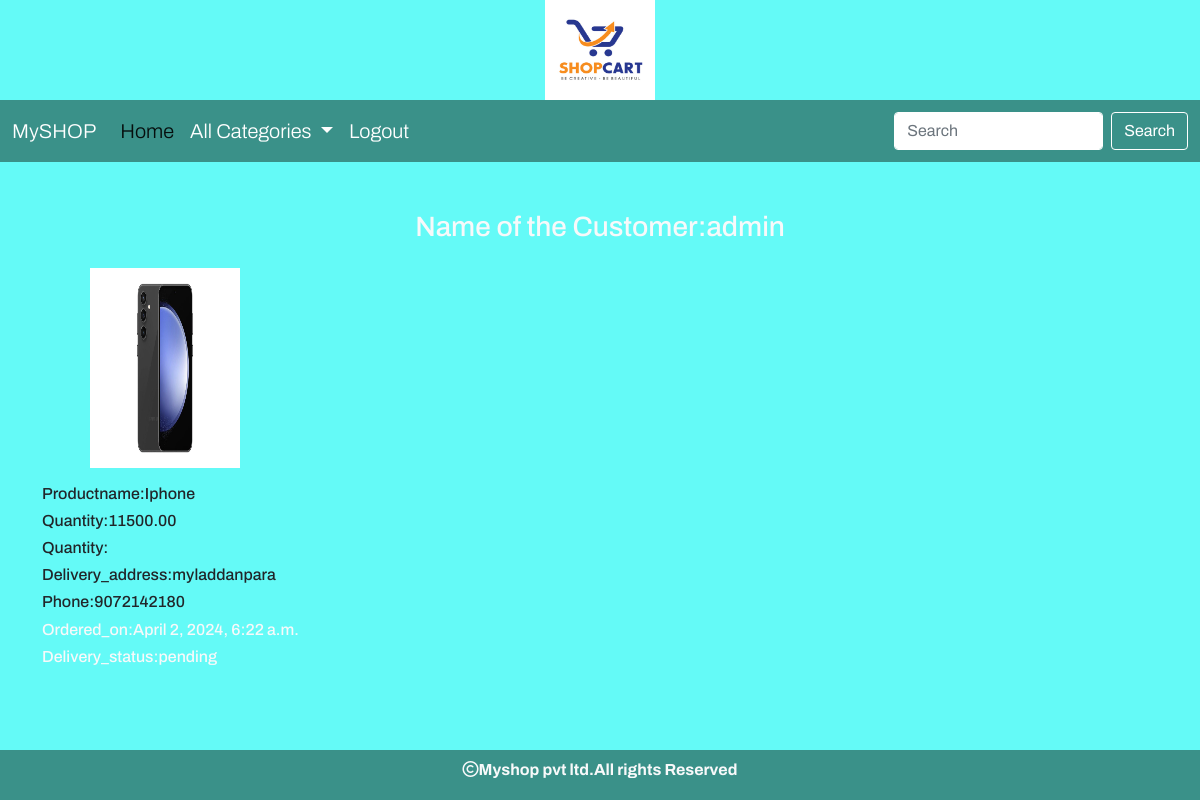
/cart/orderview (signed in), run on the app's committed database.
### cart/models.py (models this page shows, shortened)
class Order(models.Model):
    product = models.ForeignKey(Product, on_delete=models.CASCADE)
    user = models.ForeignKey(User, on_delete=models.CASCADE)
    no_of_items= models.IntegerField()
    ordered_date= models.DateTimeField(auto_now_add=True)
    address=models.TextField()
    phone=models.BigIntegerField()
    order_status=models.CharField(max_length=30,default="pending")
    delivery_status = models.CharField(max_length=30, default="pending")

### shop/models.py (models this page shows, shortened)
class Product(models.Model):
    name=models.CharField(max_length=30)
    desc=models.TextField()
    image=models.ImageField(upload_to='products',null=True,blank=True)
    price=models.DecimalField(max_digits=10,decimal_places=2)
    stock=models.IntegerField()
    available=models.BooleanField(default=True)
    created=models.DateTimeField(auto_now_add=True)  #one time
    updated=models.DateTimeField(auto_now=True)  #Every time when we update record
    category=models.ForeignKey(Category,on_delete=models.CASCADE)

### cart/views.py (the view)
# urls.py: path('orderview',views.orderview,name="orderview")
@login_required
def orderview(request):
    u=request.user
    o=Order.objects.filter(user=u)
    return render(request,'orderview.html',{'o':o,'u':u.username})

### cart/context_processors.py (called while the page is built)
def total(request):
    count=0
    if request.user.is_authenticated:
        u=request.user
        try:
            c=Cart.objects.filter(user=u)
            for i in c:
                count=count+i.quantity
        except:
            count=0
    return {'count':count}

### shop/context_processors.py (called while the page is built)
def links(request):
    c=Category.objects.all()
    return {'links':c}

### templates/orderview.html
{% extends 'base.html' %}
{% load static %}
{% block content %}
<div class="container mt-5">
<h3 class="text-center text-light">Name of the Customer:{{u}}</h3>
    {% for i in o %}
    <div class="row">
        <div class="cl-4 mt-3 ms-5 me-5"><img src="{{i.product.image.url}}" height="200px" width="150px"></div>
        <div class="col-4 mt-3">
             <h6>Productname:{{i.product.name}}</h6>
             <h6>Quantity:{{i.product.price}}</h6>
             <h6>Quantity:{{i.product.no_of_items}}</h6>
             <h6>Delivery_address:{{i.address}}</h6>
             <h6>Phone:{{i.phone}}</h6>
             <h6 class="text-light fs-italic">Ordered_on:{{i.ordered_date}}</h6>
             <h6 class="text-light fs-italic">Delivery_status:{{i.delivery_status}}</h6>
        </div>
    </div>
    {% endfor %}
</div>
{% endblock %}

### static/css/style.css (style rules this page uses)
body { background-color:#64faf7; font-family: "Archivo", sans-serif; font-optical-sizing: auto; font-weight: 300; font-style: normal; font-variation-settings: "wdth" 100; }

### data on the page
Order: product.image (picture), product.name "Iphone", product.price "11500.00", address "myladdanpara", phone "9072142180", ordered_date "April 2, 2024, 6:22 a.m.", delivery_status "pending"

### other printed values
{{ u }} "admin"
